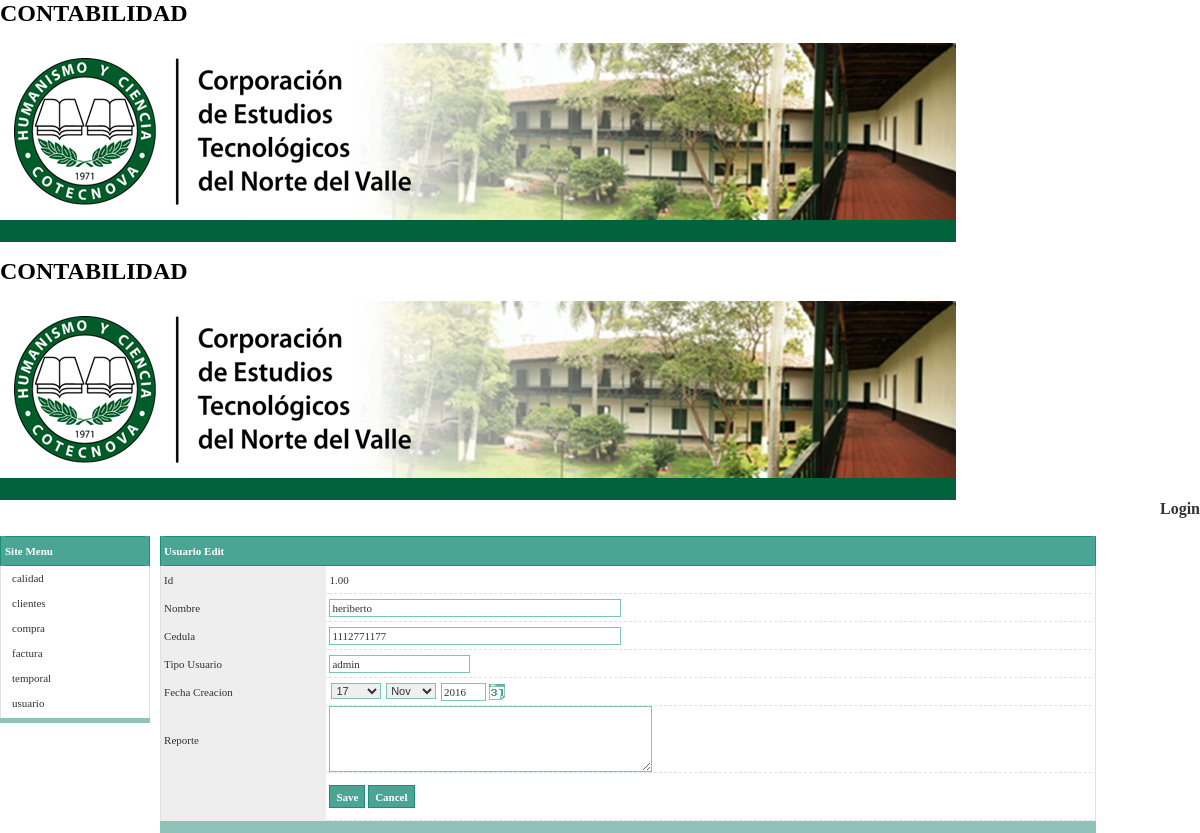
Screenshot of /pDepo/usuario_edit.php?pm_id=1 with the database file from the repository.
### tables this page shows
CREATE TABLE `usuario` (
  `id` int(11) NOT NULL,
  `nombre` varchar(45) NOT NULL,
  `cedula` varchar(45) NOT NULL,
  `tipo_usuario` enum('user','admin') NOT NULL,
  `fecha_creacion` timestamp NOT NULL DEFAULT CURRENT_TIMESTAMP ON UPDATE CURRENT_TIMESTAMP,
  `reporte` mediumtext NOT NULL
);

### pDepo/usuario_edit_func.php (the view, shortened to what this page needs)
<?php
require_once './includes/art_functions.php';
function art_form_updatedata_display($form, $message){
    $artv_pm_id = art_request("pm_id", "");
    $artv_id = art_request("lbhd_id", "");
    $artv_nombre = art_request("nombre", "");
    $artv_cedula = art_request("cedula", "");
    $artv_tipo_usuario = art_request("tipo_usuario", "");
    $artv_fecha_creacion_year = art_request("fecha_creacion_year", "");
    $artv_fecha_creacion_month = art_request("fecha_creacion_month", "");
    $artv_fecha_creacion_day = art_request("fecha_creacion_day", "");
    if (($artv_fecha_creacion_year != "")
     && ($artv_fecha_creacion_month != "")
     && ($artv_fecha_creacion_day != "")) {
        $artv_fecha_creacion = $artv_fecha_creacion_year."-".$artv_fecha_creacion_month."-".$artv_fecha_creacion_day;
    } else {
        $artv_fecha_creacion = "";
    }
    $artv_reporte = art_request("reporte", "");
    $gridtitle = "Usuario Edit";
    $aj = art_request("aj", "");
    if (($aj != "1") && ($message == "")){
        $sql = "select * from `usuario`";
        $sql .= " WHERE ";
        $sql .= " usuario.id = " .  art_quote_intval($artv_pm_id);
        $query = mysql_query($sql);
        if ($query){
            $row = mysql_fetch_array($query);
        } else {
            $submiturl = "./usuario.php";
            art_show_errormsg(MSG_EXECUTE_SQL_FAIL, $submiturl);
            exit;
        }
        $artv_id =  number_format( art_rowdata($row, 0) , 2, '.', ',' ) ;
        $artv_nombre =  art_rowdata($row, 1) ;
        $artv_cedula =  art_rowdata($row, 2) ;
        $artv_tipo_usuario =  art_rowdata($row, 3) ;
        $artv_fecha_creacion =  art_rowdata($row, 4) ;
        $artv_reporte =  art_rowdata($row, 5) ;
    }
    print "<table cellpadding=\"0\" cellspacing=\"0\" border=\"0\"  width=\"100%\" align=\"center\">\n";
    print "<tr>\n";
    print "<td>\n";
    print "<div id=\"mainmenu_defaulttheme\">\n";
    print "<table cellpadding=\"0\" cellspacing=\"0\" border=\"0\"  width=\"100%\">\n";
    print "    <tr>\n";
    print "    <td colspan=\"3\" valign=\"top\" class=\"mainMenuBG\" >\n";
    print "        <table align=\"right\"  border=\"0\" cellspacing=\"0\" cellpadding=\"0\">\n";
    print "            <tr>\n";
    $sessionlevel = art_session('art_user_level', -1);
    if ($sessionlevel < 0) {
        print "                <td>\n";
        print "<a href=\"" . "./user_logout.php". "\"" . " title=\"Login\" class=\"mainMenuLink\"><div><p>Login</p></div></a>";
        print "                </td>\n";
    }
    print "            </tr>\n";
    print "        </table>\n";
    print "    </td>\n";
    print "    </tr>\n";
    print "</table>\n";
    print "</div>\n";
    print "<table width=\"100%\" cellpadding=\"0\" cellspacing=\"0\" border=\"0\">\n";
    print "<tr>\n";
    print "<td width=\"1\" align=\"left\" valign=\"top\">\n";
    print "</td>\n";
    print "<td align=\"left\" class=\"siteMenuGap\">&nbsp;</td>\n";
    print "<td valign=\"top\">\n";
    print "<br />\n";
    print "<div id=\"defaulttheme\">";
    print "    <table cellpadding=\"0\" cellspacing=\"0\" border=\"0\"  width=\"90%\" >\n";
    print "        <tr>\n";
    print "            <td class=\"formHeaderBGLeft\" nowrap >&nbsp;</td>\n";
    print "            <td class=\"formHeaderBG\"><span class=\"formHeaderText\">" . $gridtitle . "</span>&nbsp;</td>\n";
    print "            <td class=\"formHeaderBGRight\" nowrap >&nbsp;</td>\n";
    print "        </tr>\n";
    print "        <tr>\n";
    print "            <td class=\"formColumnBGLeft\" align=\"left\">&nbsp;</td>\n";
    print "            <td>\n";
    print "                <table width=\"100%\" cellpadding=\"0\" cellspacing=\"0\" border=\"0\" class=\"formBody\" >\n";
    $svalue = art_check_null($artv_id);
    if ($svalue != "&nbsp;"){
        $svalue = htmlspecialchars($svalue);
    }
    print "<tr>\n";
    print "<td class=\"formColumnCaption\">Id</td>\n";
    print "<td width=\"3\" class=\"formColumnData\">&nbsp;</td>\n";
    print "<td class=\"formColumnData\" align=\"left\">\n";
    print "<label id=\"id\" name=\"id\" >" . $svalue . "</label>\n";
    print "</td>\n";
    print "</tr>\n";
    $value = $artv_nombre;
    $value = htmlspecialchars($value);
    print "<tr>\n";
    print "<td class=\"formColumnCaption\">Nombre</td>\n";
    print "<td width=\"3\" class=\"formColumnData\">&nbsp;</td>\n";
    print "<td class=\"formColumnData\" align=\"left\">\n";
    print "<input class=\"textbox\" id=\"nombre\" name=\"nombre\" type=\"text\" value=\"" . $value . "\"  size=\"45\" maxlength=\"45\" >\n";
    print "</td>\n";
    print "</tr>\n";
    $value = $artv_cedula;
    $value = htmlspecialchars($value);
    print "<tr>\n";
    print "<td class=\"formColumnCaption\">Cedula</td>\n";
    print "<td width=\"3\" class=\"formColumnData\">&nbsp;</td>\n";
    print "<td class=\"formColumnData\" align=\"left\">\n";
    print "<input class=\"textbox\" id=\"cedula\" name=\"cedula\" type=\"text\" value=\"" . $value . "\"  size=\"45\" maxlength=\"45\" >\n";
    print "</td>\n";
    print "</tr>\n";
    $value = $artv_tipo_usuario;
    $value = htmlspecialchars($value);
    print "<tr>\n";
    print "<td class=\"formColumnCaption\">Tipo Usuario</td>\n";
    print "<td width=\"3\" class=\"formColumnData\">&nbsp;</td>\n";
    print "<td class=\"formColumnData\" align=\"left\">\n";
    print "<input class=\"textbox\" id=\"tipo_usuario\" name=\"tipo_usuario\" type=\"text\" value=\"" . $value . "\"  size=\"0\" >\n";
    print "</td>\n";
    print "</tr>\n";
    $value = $artv_fecha_creacion;
    $v_year = "";
    $v_month = "";
    $v_day = "";
    if ($value != "") {
      $datevalue = getdate(strtotime($value));
      if (is_array($datevalue)) {
        $v_year = $datevalue['year'];
        $v_month = str_pad($datevalue['mon'], 2, '0', STR_PAD_LEFT);
        $v_day = str_pad($datevalue['mday'], 2, '0', STR_PAD_LEFT);
      }
    }
    print "<tr>\n";
    print "<td class=\"formColumnCaption\">Fecha Creacion</td>\n";
    print "<td width=\"3\" class=\"formColumnData\">&nbsp;</td>\n";
    print "<td class=\"formColumnData\" align=\"left\">\n";
    print "<table cellpadding=\"0\" cellspacing=\"0\" border=\"0\"><tr>\n";
    print "<td valign=\"top\" style=\"padding-left:2px\">\n";
    print "<select class=\"combobox\" name=\"fecha_creacion_day\" id=\"fecha_creacion_day\" style=\"width: 50px\">";
    if ($v_day == "01") {$selected = "selected";} else {$selected = "";}
    if ($v_day == "02") {$selected = "selected";} else {$selected = "";}
    if ($v_day == "03") {$selected = "selected";} else {$selected = "";}
    if ($v_day == "04") {$selected = "selected";} else {$selected = "";}
    if ($v_day == "05") {$selected = "selected";} else {$selected = "";}
    if ($v_day == "06") {$selected = "selected";} else {$selected = "";}
    if ($v_day == "07") {$selected = "selected";} else {$selected = "";}
    if ($v_day == "08") {$selected = "selected";} else {$selected = "";}
    if ($v_day == "09") {$selected = "selected";} else {$selected = "";}
    if ($v_day == "10") {$selected = "selected";} else {$selected = "";}
    if ($v_day == "11") {$selected = "selected";} else {$selected = "";}
    if ($v_day == "12") {$selected = "selected";} else {$selected = "";}
    if ($v_day == "13") {$selected = "selected";} else {$selected = "";}
    if ($v_day == "14") {$selected = "selected";} else {$selected = "";}
    if ($v_day == "15") {$selected = "selected";} else {$selected = "";}
    if ($v_day == "16") {$selected = "selected";} else {$selected = "";}
    if ($v_day == "17") {$selected = "selected";} else {$selected = "";}
    print "<option value=\"17\" $selected >17</option>";
    if ($v_day == "18") {$selected = "selected";} else {$selected = "";}
    if ($v_day == "19") {$selected = "selected";} else {$selected = "";}
    if ($v_day == "20") {$selected = "selected";} else {$selected = "";}
    if ($v_day == "21") {$selected = "selected";} else {$selected = "";}
    if ($v_day == "22") {$selected = "selected";} else {$selected = "";}
    if ($v_day == "23") {$selected = "selected";} else {$selected = "";}
    if ($v_day == "24") {$selected = "selected";} else {$selected = "";}
    if ($v_day == "25") {$selected = "selected";} else {$selected = "";}
    if ($v_day == "26") {$selected = "selected";} else {$selected = "";}
    if ($v_day == "27") {$selected = "selected";} else {$selected = "";}
    if ($v_day == "28") {$selected = "selected";} else {$selected = "";}
    if ($v_day == "29") {$selected = "selected";} else {$selected = "";}
    if ($v_day == "30") {$selected = "selected";} else {$selected = "";}
    if ($v_day == "31") {$selected = "selected";} else {$selected = "";}
    print "</select>&nbsp;";
    print "</td><td valign=\"top\" style=\"padding-left:2px\">\n";
    print "<select class=\"combobox\" name=\"fecha_creacion_month\" id=\"fecha_creacion_month\" style=\"width: 50px\">";
    if ($v_month == "01") {$selected = "selected";} else {$selected = "";}
    if ($v_month == "02") {$selected = "selected";} else {$selected = "";}
    if ($v_month == "03") {$selected = "selected";} else {$selected = "";}
    if ($v_month == "04") {$selected = "selected";} else {$selected = "";}
    if ($v_month == "05") {$selected = "selected";} else {$selected = "";}
    if ($v_month == "06") {$selected = "selected";} else {$selected = "";}
    if ($v_month == "07") {$selected = "selected";} else {$selected = "";}
    if ($v_month == "08") {$selected = "selected";} else {$selected = "";}
    if ($v_month == "09") {$selected = "selected";} else {$selected = "";}
    if ($v_month == "10") {$selected = "selected";} else {$selected = "";}
    if ($v_month == "11") {$selected = "selected";} else {$selected = "";}
    print "<option value=\"11\" $selected >Nov</option>";
    print "</select>&nbsp;";
    print "</td><td valign=\"top\" style=\"padding-left:2px\">\n";
    print "<input class=\"textbox\" name=\"fecha_creacion_year\" type=\"text\" value=\"$v_year\" id=\"fecha_creacion_year\" size=\"4\"/>";
    print "</td>\n";
    print "<td valign=\"top\" style=\"padding-left:2px\">\n";
    print "<input type=\"image\" name=\"fecha_creacion_btn\" id=\"fecha_creacion_btn\" src=\"components/calendar/basicgreen/images/img_calendar.gif\" onclick =\"displayCalendarSelectBox('fecha_creacion_year','fecha_creacion_month','fecha_creacion_day',false,false,this); return false;\"style=\"border-width:0px;cursor: hand\" />";
    print "</td></tr></table>\n";
    print "</td>\n";
    print "</tr>\n";
    $value = $artv_reporte;
    if (($value == "") || ($value == null)) {
        $value = "";
    }
    $value = htmlspecialchars($value);
    print "<tr>\n";
    print "<td class=\"formColumnCaption\">Reporte</td>\n";
    print "<td width=\"3\" class=\"formColumnData\">&nbsp;</td>\n";
    print "<td class=\"formColumnData\" align=\"left\">\n";
    print "<textarea class=\"textarea\" id=\"reporte\" name=\"reporte\"  cols=\"50\" rows=\"5\">" . $value . "</textarea>\n";
    print "</td>\n";
    print "</tr>\n";
    print "	                   <tr>\n";
    print "	                       <td class=\"formColumnCaption\"></td>\n";
    print "	                       <td width=\"3\" class=\"formColumnData\">&nbsp;</td>\n";
    print "	                       <td class=\"formColumnData\" align=\"left\"></br>\n";
    print "	                           <input name=\"btn_save\" id=\"btn_save\" type=\"submit\" value=\"" . CAP_BUTTON_SAVE . "\" class=\"button\" >\n";
    $urldatapage = "href='" . "./usuario.php" . "'";
    print "	                  		     <input name=\"btn_cancel\" id=\"btn_cancel\" type=\"reset\" value=\"" . CAP_BUTTON_CANCEL . "\" class=\"button\" onClick=\"javascript:window.location." . $urldatapage . " \">\n";
    print "	                       </td>\n";
    print "	                   </tr>\n";
    print "                </table>\n";
    print "            </td>\n";
    print "            <td class=\"formColumnBGRight\">&nbsp;</td>\n";
    print "        </tr>\n";
    print "        <tr>\n";
    print "            <td class=\"formFooterLeft\" nowrap >&nbsp;</td>\n";
    print "            <td class=\"formFooter\" align=\"center\" valign=\"middle\">&nbsp;</td>\n";
    print "            <td class=\"formFooterRight\" nowrap >&nbsp;</td>\n";
    print "        </tr>\n";
    print "    </table>\n";
    print "</div>";
    print "</td>\n";
    print "</tr>\n";
    print "</table>\n";
    print "</td>\n";
    print "</tr>\n";
    print "</table>\n";
}
?>

### pDepo/css/defaulttheme.css (style rules this page uses)
#defaulttheme { margin: 0px; padding: 0px; }
#defaulttheme table { font-family: Verdana; font-size: 11px; color: #333333; }
#mainmenu_defaulttheme .mainMenuBG { font-family: Verdana; font-size: 11px; }
#mainmenu_defaulttheme .mainMenuLink:link { font-weight: bold; color: #333333; text-decoration: none; }
#defaulttheme .button , #sch_defaulttheme .button { font-family: Verdana; font-size: 11px; font-weight: bold; color: #FFFFFF; text-decoration: none; background-color: #4BA594; height: 23px; border: 1px solid #1C8E78; }
#defaulttheme .combobox { font-size: 11px; color: #333333; border: 1px solid #7DC4B6; }
#defaulttheme .textbox , #sch_defaulttheme .textbox { font-family: Verdana; font-size: 11px; color: #333333; height: 18px; border: 1px solid #7DC4B6; }
#defaulttheme .textarea { font-family: Verdana; font-size: 11px; color: #333333; border: 1px solid #7DC4B6; }
#defaulttheme .formHeaderBGLeft { background-color: #4BA594; width: 2px; border-left: 1px solid #1C8E78; }
#defaulttheme .formHeaderBG { font-family: Verdana; font-size: 11px; font-weight: bold; color: #FFFFFF; background-color: #4BA594; text-align: left; height: 30px; border-top: 1px solid #1C8E78; border-bottom: 1px solid #1C8E78; }
#defaulttheme .formHeaderBGRight { background-color: #4BA594; width: 2px; border-right: 1px solid #1C8E78; }
#defaulttheme .formColumnBGLeft { background-color: #EEEEEE; border-left: 1px solid #E1E1E1; }
#defaulttheme .formColumnCaption { background-color: #EEEEEE; text-align: left; }
#defaulttheme .formColumnBGRight { border-right: 1px solid #E1E1E1; }
#defaulttheme .formColumnData { height: 28px; border-bottom: 1px dashed #E2E2E2; }
#defaulttheme .formFooter { background-color: #8FC2B8; height: 5px; }
#defaulttheme .formFooterLeft { background-color: #8FC2B8; width: 2px; }
#defaulttheme .formFooterRight { background-color: #8FC2B8; width: 2px; }

### rows the page displays
usuario: id "1.00", nombre "heriberto", cedula "1112771177", tipo_usuario "admin", fecha_creacion_year "2016"

### other values shown
$gridtitle "Usuario Edit"
